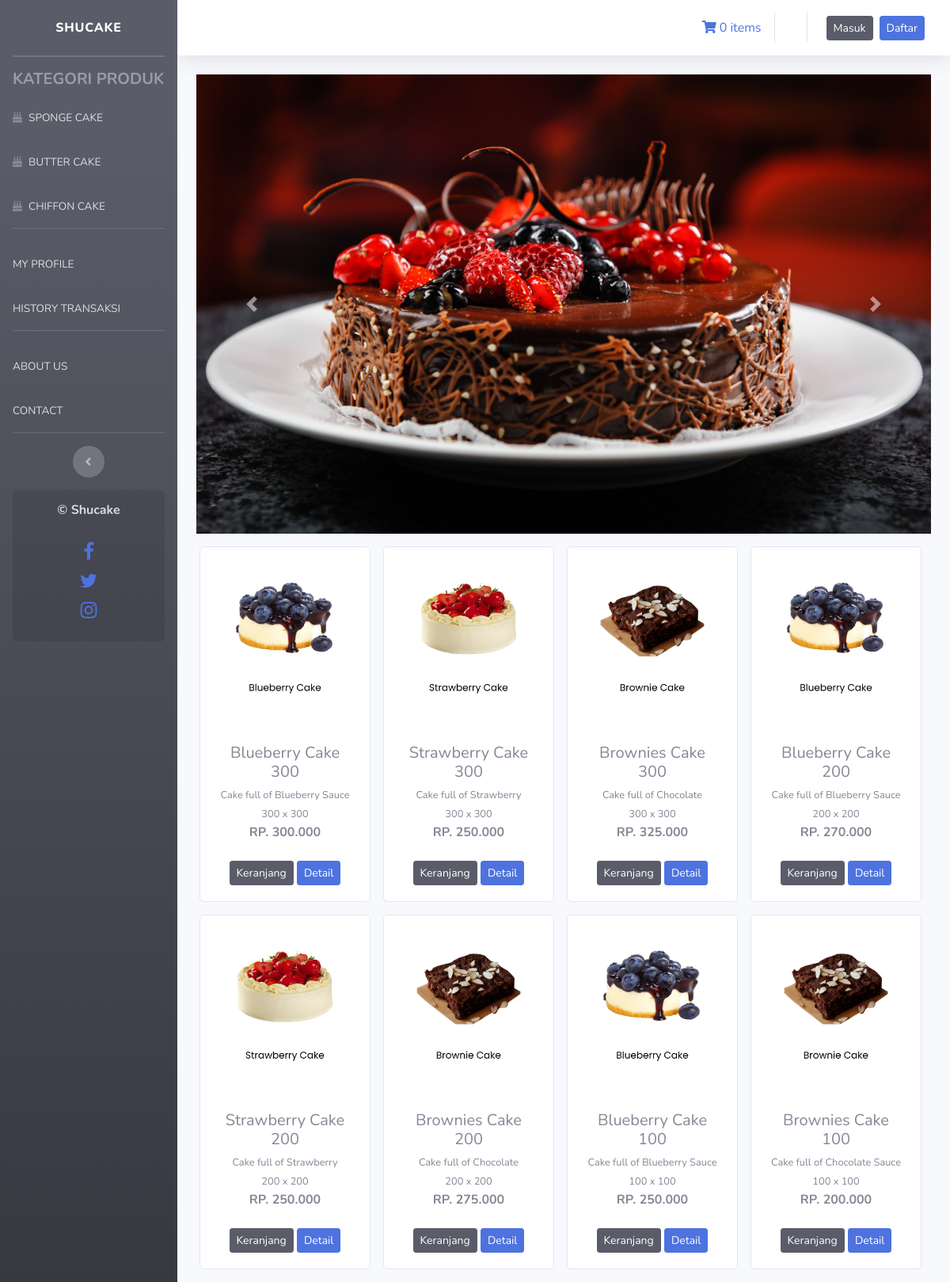
The page / on the database its author committed.
### tables this page shows
CREATE TABLE `tb_produk` (
  `id_produk` int(11) NOT NULL,
  `nama_produk` varchar(100) NOT NULL,
  `keterangan` varchar(100) NOT NULL,
  `kategori` varchar(300) NOT NULL,
  `ukuran_kue` varchar(255) NOT NULL,
  `harga` int(11) NOT NULL,
  `stok` int(4) NOT NULL,
  `gambar` text NOT NULL
);

### application/controllers/Welcome.php (called while the page is built, shortened)
<?php
class Welcome extends CI_Controller
{
	public function index()
	{
		$data['produk'] = $this->model_produk->tampil_data()->result();
		$this->load->view('templates/header');
		$this->load->view('templates/sidebar');
		$this->load->view('dashboard', $data);
		$this->load->view('templates/footer');
	}
}

### index.php (called while the page is built, shortened)
<?php
require_once BASEPATH.'core/CodeIgniter.php';

### application/models/model_produk.php (called while the page is built, shortened)
<?php
class Model_produk extends CI_Model{
	public function tampil_data(){
		return $this->db->get('tb_produk');
	}
}

### application/views/dashboard.php (the view, shortened to what this page needs)
<div class="container-fluid">
  <div id="carouselExampleFade" class="carousel slide carousel-fade" data-ride="carousel">
    <div class="carousel-inner">
      <div class="carousel-item active">
        <img src="<?php echo base_url('assets/img/banner1.jpg') ?>" class="d-block w-100" alt="...">
      </div>
    </div>
    <a class="carousel-control-prev" href="#carouselExampleFade" role="button" data-slide="prev">
      <span class="carousel-control-prev-icon" aria-hidden="true"></span>
    </a>
    <a class="carousel-control-next" href="#carouselExampleFade" role="button" data-slide="next">
      <span class="carousel-control-next-icon" aria-hidden="true"></span>
    </a>
  </div>
  <div class="row text-center mt-3">
    <?php foreach ($produk as $produk) : ?>
      <div class="card ml-3 mb-3" style="width: 13.5rem;">
        <img src="<?php echo base_url() . '/uploads/' . $produk->gambar ?>" class="card-img-top" alt="...">
        <div class="card-body">
          <h5 class="card-title mb-1"><?php echo $produk->nama_produk ?></h5>
          <small><?php echo $produk->keterangan ?></small><br>
          <small><?php echo $produk->ukuran_kue ?></small><br>
          <span><strong> RP. <?php echo  number_format($produk->harga, 0, ',', '.') ?></strong></span></br></br>
          <?php echo anchor('dashboard/tambah_ke_keranjang/' . $produk->id_produk, '<div class="btn btn-sm btn-dark">Keranjang</div>') ?>
          <?php echo anchor('dashboard/detail/' . $produk->id_produk, '<div class="btn btn-sm btn-primary">Detail</div>') ?>
        </div>
      </div>
    <?php endforeach; ?>
  </div>
</div>

### application/views/templates/header.php (shortened to what this page needs)
<!DOCTYPE html>
<html lang="en">
<head>
    <link href="<?php echo base_url() ?>assets/vendor/fontawesome-free/css/all.min.css" rel="stylesheet" type="text/css">
    <link href="//maxcdn.bootstrapcdn.com/font-awesome/4.1.0/css/font-awesome.min.css" rel="stylesheet">
    <link href="<?php echo base_url() ?>assets/css/sb-admin-2.min.css" rel="stylesheet">
</head>

### application/views/templates/sidebar.php (shortened to what this page needs)
<body id="page-top">
    <div id="wrapper">
        <ul class="navbar-nav bg-gradient-dark sidebar sidebar-dark accordion" id="accordionSidebar">
            <a class="sidebar-brand d-flex align-items-center justify-content-center" href="<?php echo base_url() ?>">
                <div class="sidebar-brand-text mx-3">SHUCAKE </div>
            </a>
            <hr class="sidebar-divider my-0">
            <hr class="sidebar-divider">
            <div class="sidebar-heading">
                <h5><strong>Kategori Produk</strong></h5>
            </div>
            <li class="nav-item">
                <a class="nav-link" href="<?php echo base_url('/kategori/sponge_cake'); ?>">
                    <i class="fas fa-birthday-cake"></i>
                    <span>SPONGE CAKE</span></a>
            </li>
            <li class="nav-item">
                <a class="nav-link" href="<?php echo base_url('/kategori/butter_cake'); ?>">
                    <i class="fas fa-birthday-cake"></i>
                    <span>BUTTER CAKE</span></a>
            </li>
            <li class="nav-item">
                <a class="nav-link" href="<?php echo base_url('/kategori/chiffon_cake'); ?>">
                    <i class="fas fa-birthday-cake"></i>
                    <span>CHIFFON CAKE</span></a>
            </li>
            <hr class="sidebar-divider d-none d-md-block">
            <li class="nav-item">
                <a class="nav-link" href="<?php echo base_url('/profile/profile'); ?>">
                    <span>MY PROFILE</span></a>
            </li>
            <li class="nav-item">
                <a class="nav-link" href="<?php echo base_url('/transaksi/riwayat_transaksi'); ?>">
                    <span>HISTORY TRANSAKSI</span></a>
            </li>
            <hr class="sidebar-divider d-none d-md-block">
            <li class="nav-item">
                <a class="nav-link" href="<?php echo base_url('/welcome/about_us'); ?>">
                    <span>ABOUT US</span></a>
            </li>
            <li class="nav-item">
                <a class="nav-link" href="<?php echo base_url('/welcome/contact'); ?>">
                    <span>CONTACT</span></a>
            </li>
            <hr class="sidebar-divider d-none d-md-block">
            <div class="text-center d-none d-md-inline">
                <button class="rounded-circle border-0" id="sidebarToggle"></button>
            </div>
            <div class="sidebar-card d-none d-lg-flex">
                <h6 class="text-center mb-2"><strong>&copy; Shucake</strong></h6></br>
                <h4><a href="#"><i class="fa fa-facebook"></i></a></h4>
                <h4><a href="#"><i class="fa fa-twitter"></i></a></h4>
                <h4><a href="#"><i class="fa fa-instagram"></i></a></h4>
            </div>
        </ul>
        <div id="content-wrapper" class="d-flex flex-column">
            <div id="content">
                <nav class="navbar navbar-expand navbar-light bg-white topbar mb-4 static-top shadow">
                    <ul class="navbar-nav ml-auto">
                        <div class="navbar">
                            <ul class="nav navbar-nav navbar-light">
                                <li>
                                    <?php
                                    $keranjang = '<i class="fas fa-shopping-cart">&nbsp;</i>' . $this->cart->total_items() . ' items'
                                    ?>
                                    <?php echo anchor('dashboard/detail_keranjang', $keranjang) ?>
                                </li>
                            </ul>
                            <ul class="na navbar-nav navbar-light">
                                <?php if ($this->session->userdata('username')) { ?>
                                    <?php echo anchor((base_url() . 'auth/logout'), '<div class="btn btn-sm btn-danger">Logout</div>') ?>
                                <?php } else { ?>
                                    <li class="ml-2"><a href="<?php echo base_url('auth/login') ?>" class="btn btn-sm btn-dark">Masuk</a>
                                    </li>
                                    <li class="ml-2"><a href="<?php echo base_url('registrasi') ?>" class="btn btn-sm btn-primary">Daftar</a></li>
                                <?php } ?>
                            </ul>
                        </div>
                    </ul>
                </nav>

### application/views/templates/footer.php (shortened to what this page needs)
</div>
</body>
</html>

### rows shown on the page
tb_produk: gambar (picture), nama_produk "Blueberry Cake 300", keterangan "Cake full of Blueberry Sauce", ukuran_kue "300 x 300", harga "300.000", id_produk "Keranjang", id_produk "Detail"
tb_produk: gambar (picture), nama_produk "Strawberry Cake 300", keterangan "Cake full of Strawberry", ukuran_kue "300 x 300", harga "250.000", id_produk "Keranjang", id_produk "Detail"
tb_produk: gambar (picture), nama_produk "Brownies Cake 300", keterangan "Cake full of Chocolate", ukuran_kue "300 x 300", harga "325.000", id_produk "Keranjang", id_produk "Detail"
tb_produk: gambar (picture), nama_produk "Blueberry Cake 200", keterangan "Cake full of Blueberry Sauce", ukuran_kue "200 x 200", harga "270.000", id_produk "Keranjang", id_produk "Detail"
tb_produk: gambar (picture), nama_produk "Strawberry Cake 200", keterangan "Cake full of Strawberry", ukuran_kue "200 x 200", harga "250.000", id_produk "Keranjang", id_produk "Detail"
tb_produk: gambar (picture), nama_produk "Brownies Cake 200", keterangan "Cake full of Chocolate", ukuran_kue "200 x 200", harga "275.000", id_produk "Keranjang", id_produk "Detail"
tb_produk: gambar (picture), nama_produk "Blueberry Cake 100", keterangan "Cake full of Blueberry Sauce", ukuran_kue "100 x 100", harga "250.000", id_produk "Keranjang", id_produk "Detail"
tb_produk: gambar (picture), nama_produk "Brownies Cake 100", keterangan "Cake full of Chocolate Sauce", ukuran_kue "100 x 100", harga "200.000", id_produk "Keranjang", id_produk "Detail"

### other values the page prints
$this->cart->total_items() "0"
